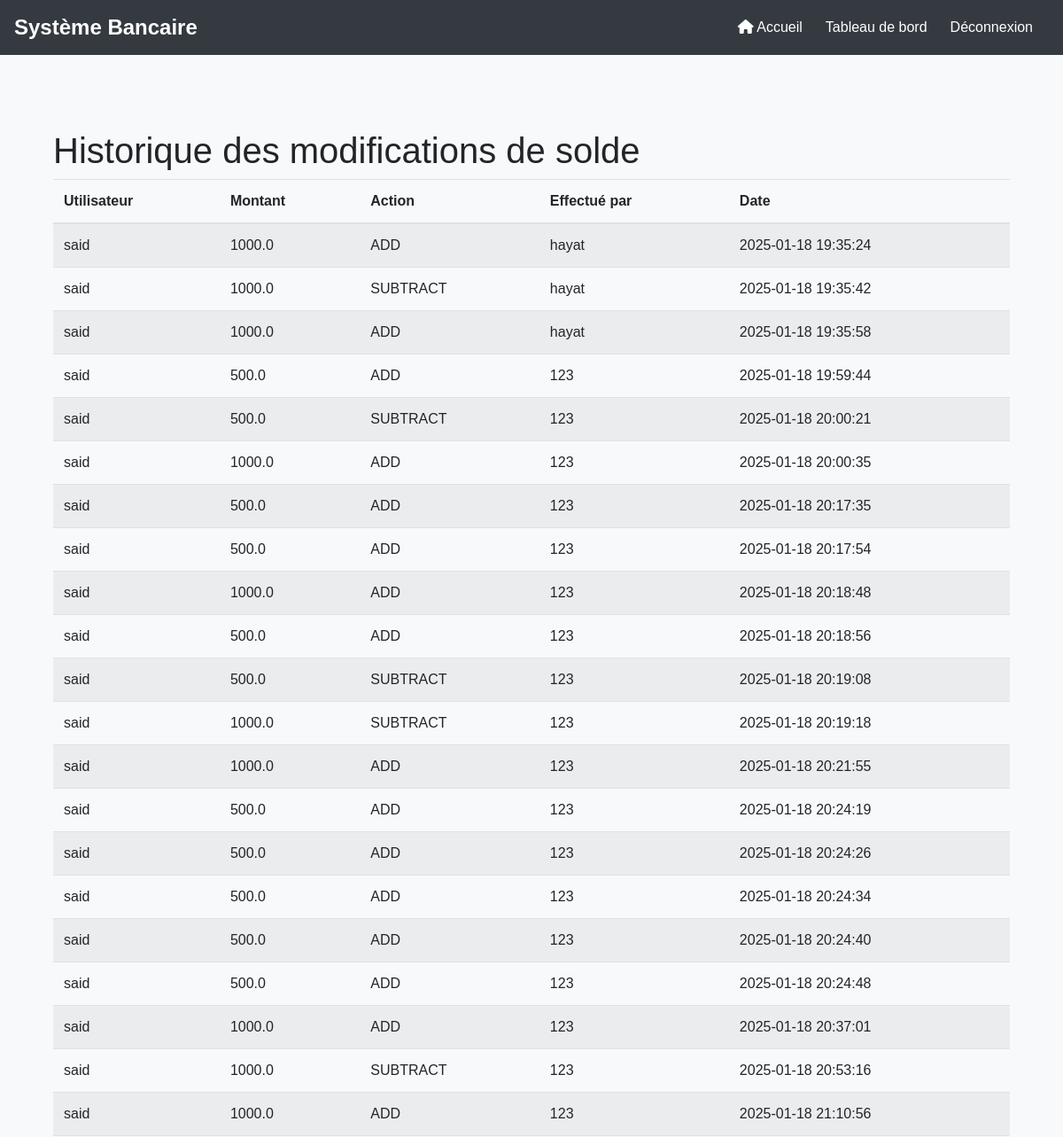
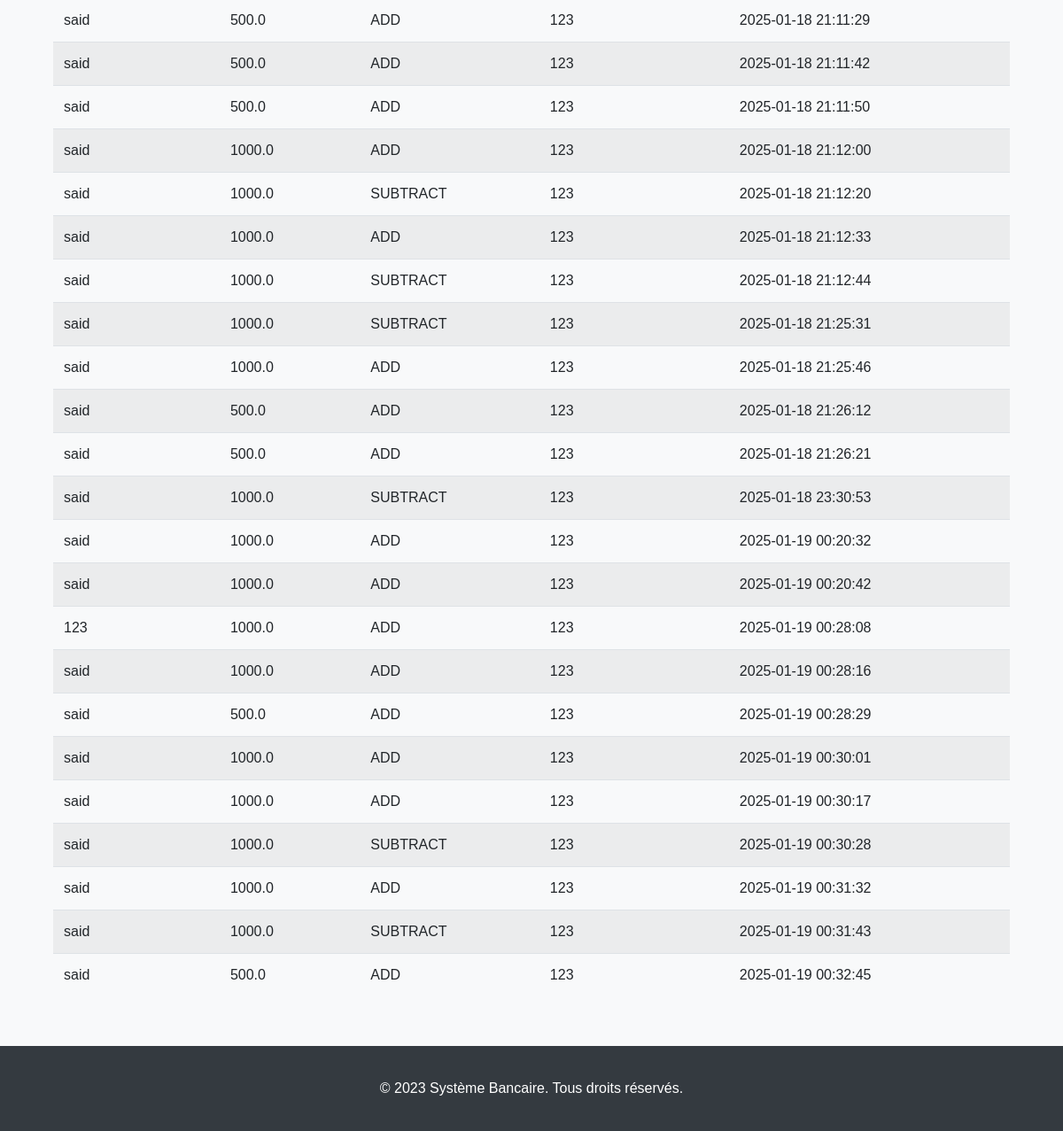
Screenshot of /admin/balance_history (signed in) with the database file from the repository (2 pictures, top to bottom).
### tables this page shows
CREATE TABLE balance_history (
                id INTEGER PRIMARY KEY AUTOINCREMENT,
                user_id INTEGER NOT NULL,
                amount REAL NOT NULL,
                action TEXT NOT NULL CHECK(action IN ('ADD', 'SUBTRACT')),
                performed_by INTEGER NOT NULL,  -- ID de l'admin ou de l'employé qui a effectué l'opération
                timestamp DATETIME DEFAULT CURRENT_TIMESTAMP, requires_approval BOOLEAN DEFAULT FALSE,
                FOREIGN KEY (user_id) REFERENCES users (id),
                FOREIGN KEY (performed_by) REFERENCES users (id)
            );

CREATE TABLE users (
                id INTEGER PRIMARY KEY AUTOINCREMENT,
                username TEXT NOT NULL UNIQUE,
                password TEXT NOT NULL,
                full_name TEXT NOT NULL,
                role TEXT NOT NULL CHECK(role IN ('ADMIN', 'USER', 'EMPLOYEE')),
                balance REAL DEFAULT 0
            , last_balance_update DATE);

### app.py (the view)
@app.route('/admin/balance_history')
@role_required('ADMIN')
def admin_balance_history():
    with sqlite3.connect(DATABASE) as conn:
        conn.row_factory = sqlite3.Row  # Convertir les tuples en dictionnaires
        cursor = conn.cursor()
        cursor.execute('''
            SELECT bh.*, u.username as user_name, p.username as performed_by_name
            FROM balance_history bh
            JOIN users u ON bh.user_id = u.id
            JOIN users p ON bh.performed_by = p.id
        ''')
        history = cursor.fetchall()
    print("Données récupérées :", history)
    return render_template("balance_history.html", history=history)

### app.py (called while the page is built)
def role_required(role):
    def decorator(f):
        @wraps(f)
        def decorated_function(*args, **kwargs):
            if not session.get('user_id'):
                return redirect(url_for('login'))
            with sqlite3.connect(DATABASE, timeout=10) as conn:
                cursor = conn.cursor()
                cursor.execute('SELECT role FROM users WHERE id = ?', (session['user_id'],))
                user_role = cursor.fetchone()[0]
                if user_role != role:
                    flash('Accès refusé.', 'error')
                    return redirect(url_for('index'))
            return f(*args, **kwargs)
        return decorated_function
    return decorator

### templates/balance_history.html (shortened to what this page needs)
{% extends "base.html" %}
{% block content %}
<div class="container main-content">
    <h1 class="mt-4">Historique des modifications de solde</h1>
    <table class="table table-striped">
        <thead>
            <tr>
                <th>Utilisateur</th>
                <th>Montant</th>
                <th>Action</th>
                <th>Effectué par</th>
                <th>Date</th>
            </tr>
        </thead>
        <tbody>
            {% for entry in history %}
            <tr>
                <td>{{ entry['user_name'] }}</td>
                <td>{{ entry['amount'] }}</td>
                <td>{{ entry['action'] }}</td>
                <td>{{ entry['performed_by_name'] }}</td>
                <td>{{ entry['timestamp'] }}</td>
            </tr>
            {% else %}
            <tr>
                <td colspan="5" class="text-center">Aucune donnée disponible.</td>
            </tr>
            {% endfor %}
        </tbody>
    </table>
</div>
{% endblock %}

### static/css/styles.css (style rules this page uses)
body { background-color: #f8f9fa; font-family: 'Arial', sans-serif; display: flex; flex-direction: column; min-height: 100vh; }
.container { padding-top: 20px; padding-bottom: 20px; }

### rows the page displays
balance_history: user_name "said", amount "1000.0", action "ADD", performed_by_name "hayat", timestamp "2025-01-18 19:35:24"
balance_history: user_name "said", amount "1000.0", action "SUBTRACT", performed_by_name "hayat", timestamp "2025-01-18 19:35:42"
balance_history: user_name "said", amount "1000.0", action "ADD", performed_by_name "hayat", timestamp "2025-01-18 19:35:58"
balance_history: user_name "said", amount "500.0", action "ADD", performed_by_name "123", timestamp "2025-01-18 19:59:44"
balance_history: user_name "said", amount "500.0", action "SUBTRACT", performed_by_name "123", timestamp "2025-01-18 20:00:21"
balance_history: user_name "said", amount "1000.0", action "ADD", performed_by_name "123", timestamp "2025-01-18 20:00:35"
balance_history: user_name "said", amount "500.0", action "ADD", performed_by_name "123", timestamp "2025-01-18 20:17:35"
balance_history: user_name "said", amount "500.0", action "ADD", performed_by_name "123", timestamp "2025-01-18 20:17:54"
balance_history: user_name "said", amount "1000.0", action "ADD", performed_by_name "123", timestamp "2025-01-18 20:18:48"
balance_history: user_name "said", amount "500.0", action "ADD", performed_by_name "123", timestamp "2025-01-18 20:18:56"
balance_history: user_name "said", amount "500.0", action "SUBTRACT", performed_by_name "123", timestamp "2025-01-18 20:19:08"
balance_history: user_name "said", amount "1000.0", action "SUBTRACT", performed_by_name "123", timestamp "2025-01-18 20:19:18"
balance_history: user_name "said", amount "1000.0", action "ADD", performed_by_name "123", timestamp "2025-01-18 20:21:55"
balance_history: user_name "said", amount "500.0", action "ADD", performed_by_name "123", timestamp "2025-01-18 20:24:19"
balance_history: user_name "said", amount "500.0", action "ADD", performed_by_name "123", timestamp "2025-01-18 20:24:26"
balance_history: user_name "said", amount "500.0", action "ADD", performed_by_name "123", timestamp "2025-01-18 20:24:34"
balance_history: user_name "said", amount "500.0", action "ADD", performed_by_name "123", timestamp "2025-01-18 20:24:40"
balance_history: user_name "said", amount "500.0", action "ADD", performed_by_name "123", timestamp "2025-01-18 20:24:48"
balance_history: user_name "said", amount "1000.0", action "ADD", performed_by_name "123", timestamp "2025-01-18 20:37:01"
balance_history: user_name "said", amount "1000.0", action "SUBTRACT", performed_by_name "123", timestamp "2025-01-18 20:53:16"
balance_history: user_name "said", amount "1000.0", action "ADD", performed_by_name "123", timestamp "2025-01-18 21:10:56"
balance_history: user_name "said", amount "500.0", action "ADD", performed_by_name "123", timestamp "2025-01-18 21:11:29"
balance_history: user_name "said", amount "500.0", action "ADD", performed_by_name "123", timestamp "2025-01-18 21:11:42"
balance_history: user_name "said", amount "500.0", action "ADD", performed_by_name "123", timestamp "2025-01-18 21:11:50"
balance_history: user_name "said", amount "1000.0", action "ADD", performed_by_name "123", timestamp "2025-01-18 21:12:00"
balance_history: user_name "said", amount "1000.0", action "SUBTRACT", performed_by_name "123", timestamp "2025-01-18 21:12:20"
balance_history: user_name "said", amount "1000.0", action "ADD", performed_by_name "123", timestamp "2025-01-18 21:12:33"
balance_history: user_name "said", amount "1000.0", action "SUBTRACT", performed_by_name "123", timestamp "2025-01-18 21:12:44"
balance_history: user_name "said", amount "1000.0", action "SUBTRACT", performed_by_name "123", timestamp "2025-01-18 21:25:31"
balance_history: user_name "said", amount "1000.0", action "ADD", performed_by_name "123", timestamp "2025-01-18 21:25:46"
balance_history: user_name "said", amount "500.0", action "ADD", performed_by_name "123", timestamp "2025-01-18 21:26:12"
balance_history: user_name "said", amount "500.0", action "ADD", performed_by_name "123", timestamp "2025-01-18 21:26:21"
balance_history: user_name "said", amount "1000.0", action "SUBTRACT", performed_by_name "123", timestamp "2025-01-18 23:30:53"
balance_history: user_name "said", amount "1000.0", action "ADD", performed_by_name "123", timestamp "2025-01-19 00:20:32"
balance_history: user_name "said", amount "1000.0", action "ADD", performed_by_name "123", timestamp "2025-01-19 00:20:42"
balance_history: user_name "123", amount "1000.0", action "ADD", performed_by_name "123", timestamp "2025-01-19 00:28:08"
balance_history: user_name "said", amount "1000.0", action "ADD", performed_by_name "123", timestamp "2025-01-19 00:28:16"
balance_history: user_name "said", amount "500.0", action "ADD", performed_by_name "123", timestamp "2025-01-19 00:28:29"
balance_history: user_name "said", amount "1000.0", action "ADD", performed_by_name "123", timestamp "2025-01-19 00:30:01"
balance_history: user_name "said", amount "1000.0", action "ADD", performed_by_name "123", timestamp "2025-01-19 00:30:17"
balance_history: user_name "said", amount "1000.0", action "SUBTRACT", performed_by_name "123", timestamp "2025-01-19 00:30:28"
balance_history: user_name "said", amount "1000.0", action "ADD", performed_by_name "123", timestamp "2025-01-19 00:31:32"
balance_history: user_name "said", amount "1000.0", action "SUBTRACT", performed_by_name "123", timestamp "2025-01-19 00:31:43"
balance_history: user_name "said", amount "500.0", action "ADD", performed_by_name "123", timestamp "2025-01-19 00:32:45"
